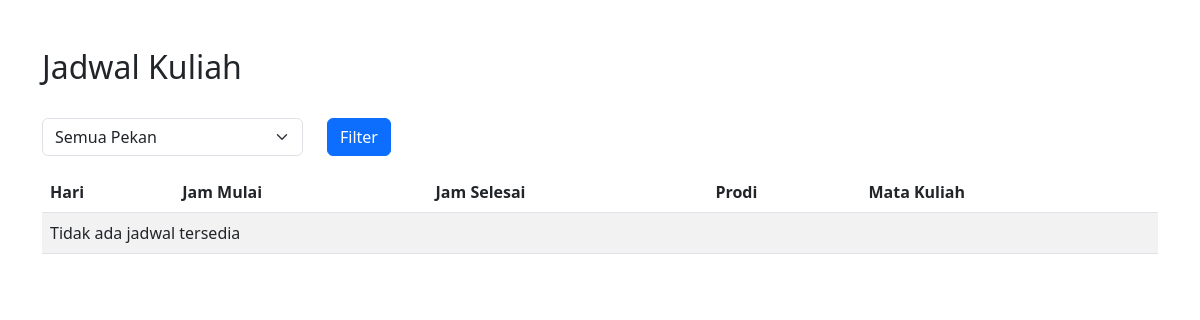
/lihat.php, run on an earlier commit of the app's database.
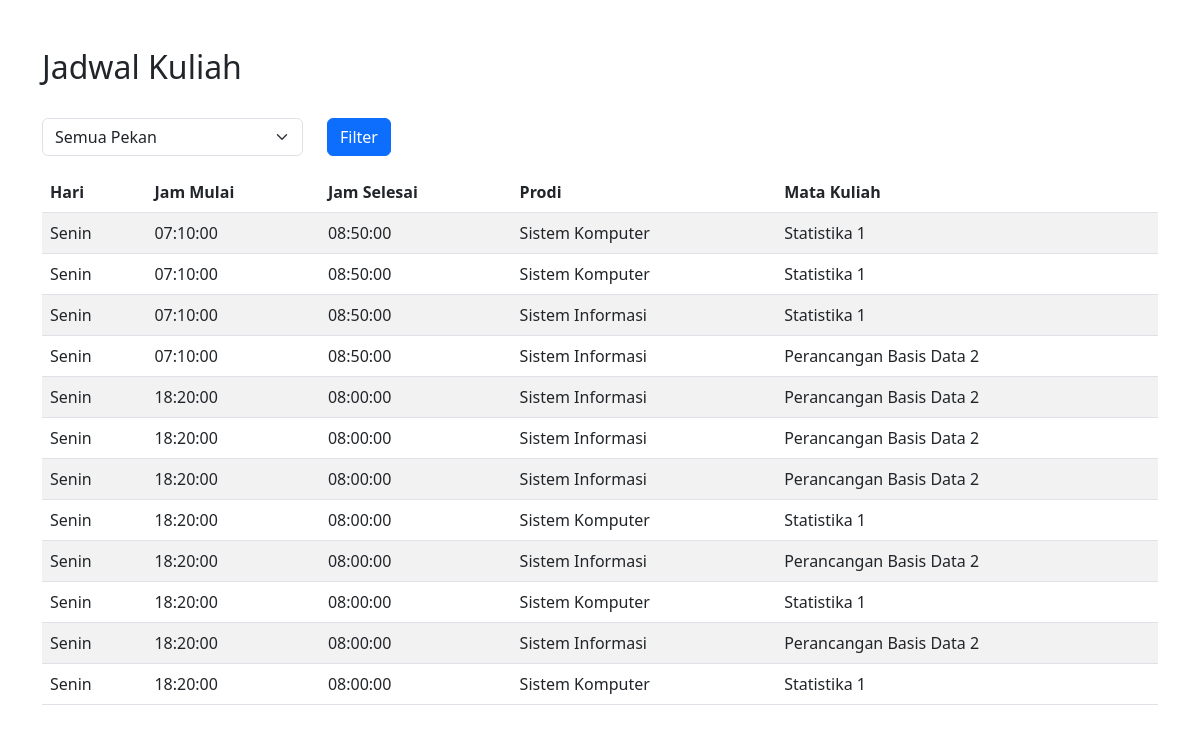
And on a later commit of the database.
### tables this page shows
CREATE TABLE `waktu` (
  `kode_waktu` varchar(10) NOT NULL,
  `reguler` varchar(5) NOT NULL,
  `hari` varchar(10) NOT NULL,
  `jam_mulai` time NOT NULL,
  `jam_selesai` time NOT NULL
);

CREATE TABLE `prodi` (
  `kode_prodi` varchar(10) NOT NULL,
  `nama_prodi` varchar(50) NOT NULL,
  `password` varchar(50) NOT NULL
);

CREATE TABLE `mkp` (
  `kode_mkp` varchar(10) NOT NULL,
  `kode_prodi` varchar(10) NOT NULL,
  `nama_mkp` varchar(50) NOT NULL,
  `sks` int(10) NOT NULL
);

### lihat.php (the view, shortened to what this page needs)
<!DOCTYPE html>
<html lang="en">
<head>
    <link href="https://cdn.jsdelivr.net/npm/bootstrap@5.3.0/dist/css/bootstrap.min.css" rel="stylesheet">
</head>
<body>
    <div class="container mt-5">
        <h2>Jadwal Kuliah</h2>
        <form method="GET" action="">
            <div class="row mb-3">
                <div class="col-md-3">
                    <select class="form-select" id="pekan" name="pekan">
                        <option value="">Semua Pekan</option>
                        <?php
                        include 'koneksi.php';
                        ?>
                    </select>
                </div>
                <div class="col-md-3 d-flex align-items-end">
                    <button type="submit" class="btn btn-primary">Filter</button>
                </div>
            </div>
        </form>
        <table class="table table-striped">
            <thead>
                <tr>
                    <th>Hari</th>
                    <th>Jam Mulai</th>
                    <th>Jam Selesai</th>
                    <th>Prodi</th>
                    <th>Mata Kuliah</th>
                </tr>
            </thead>
            <tbody>
                <?php
                $query = "
                    SELECT w.hari, w.jam_mulai, w.jam_selesai, p.nama_prodi, m.nama_mkp
                    FROM jadwal j
                    JOIN waktu w ON j.kode_waktu = w.kode_waktu
                    JOIN mkp m ON j.kode_mkp = m.kode_mkp
                    JOIN prodi p ON m.kode_prodi = p.kode_prodi
                ";
                $query .= " ORDER BY w.hari, w.jam_mulai";
                $stmt = $connect->prepare($query);
                $stmt->execute();
                $result = $stmt->get_result();
                if ($result->num_rows > 0) {
                    while ($row = $result->fetch_assoc()) {
                        echo "<tr>";
                        echo "<td>" . $row['hari'] . "</td>";
                        echo "<td>" . $row['jam_mulai'] . "</td>";
                        echo "<td>" . $row['jam_selesai'] . "</td>";
                        echo "<td>" . $row['nama_prodi'] . "</td>";
                        echo "<td>" . $row['nama_mkp'] . "</td>";
                        echo "</tr>";
                    }
                } else {
                    echo "<tr><td colspan='5'>Tidak ada jadwal tersedia</td></tr>";
                }
                ?>
            </tbody>
        </table>
    </div>
</body>
</html>

What changed in the data, as far as the page shows it:
added waktu: hari "Senin", jam_mulai "07:10:00", jam_selesai "08:50:00", prodi.nama_prodi "Sistem Komputer", mkp.nama_mkp "Statistika 1", prodi.nama_prodi "Sistem Informasi", mkp.nama_mkp "Perancangan Basis Data 2"
added waktu: hari "Senin", jam_mulai "18:20:00", jam_selesai "08:00:00", prodi.nama_prodi "Sistem Informasi", mkp.nama_mkp "Perancangan Basis Data 2", prodi.nama_prodi "Sistem Komputer", mkp.nama_mkp "Statistika 1"
Also different on the page:
text no longer shown: "Tidak ada jadwal tersedia"
